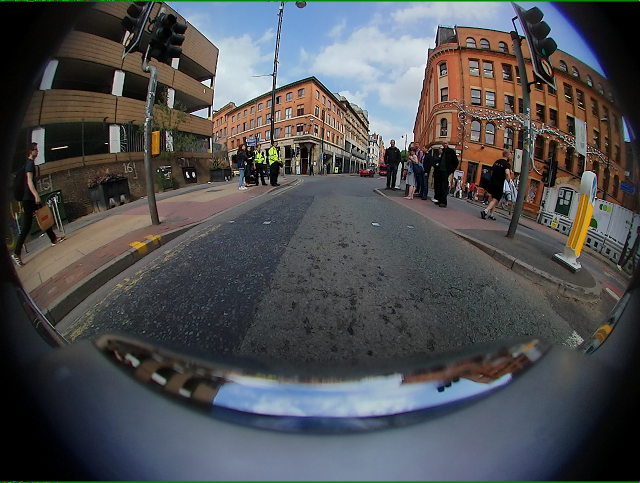
#> input picture fisheyes_v2/fisheye_motion_tracking/data/homework2/rgb_images/00006_FV.png, 1280 x 966 px, given in place of 00000_FV.png, which was not available (shown at 1/2 size)
$ python test_flow_detection.py
#> lines starting #> are read from the running program, lines starting #| are printed output that depends on the picture; after the words box and inside, x2 and y2 are one past the last pixel; in counts of white or black regions, pixels touching at a corner belong together; pictures that were not available may be replaced by others from this repository, and a replacement may not be noted
import cv2
import numpy as np
from pathlib import Path

DATA = Path(__file__).resolve().parents[1] / "data" / "homework2"


def detect_flow_mask(prev_gray, curr_gray, mag_thresh=2.5, kernel_size=9):
    flow = cv2.calcOpticalFlowFarneback(prev_gray, curr_gray, None, 0.5, 3, 15, 3, 5, 1.2, 0)
    mag = np.linalg.norm(flow, axis=2)
    _, mask = cv2.threshold(mag, mag_thresh, 255, cv2.THRESH_BINARY)
    mask = mask.astype(np.uint8)
    k = np.ones((kernel_size, kernel_size), np.uint8)
    mask = cv2.morphologyEx(mask, cv2.MORPH_OPEN, k)
    mask = cv2.morphologyEx(mask, cv2.MORPH_CLOSE, k)
    return mask


def detect_frame_diff(prev_gray, curr_gray, thresh=40, kernel_size=5):
    diff = cv2.absdiff(curr_gray, prev_gray)
    _, mask = cv2.threshold(diff, thresh, 255, cv2.THRESH_BINARY)
    k = np.ones((kernel_size, kernel_size), np.uint8)
    mask = cv2.morphologyEx(mask, cv2.MORPH_OPEN, k)
    mask = cv2.morphologyEx(mask, cv2.MORPH_CLOSE, k)
    return mask


def score(pred, gt_bin):
    p = pred > 0
    tp = (p & gt_bin).sum()
    fp = (p & ~gt_bin).sum()
    fn = (~p & gt_bin).sum()
    iou = tp / (tp + fp + fn) if (tp + fp + fn) > 0 else 0
    prec = tp / (tp + fp) if (tp + fp) > 0 else 0
    rec = tp / (tp + fn) if (tp + fn) > 0 else 0
    f1 = 2 * prec * rec / (prec + rec) if (prec + rec) > 0 else 0
    return iou, prec, rec, f1, tp, fp, fn


if __name__ == "__main__":
    frames = ["00000", "00001", "00002", "00003", "00004", "00005",
              "00006", "00007", "00013", "00016", "00039", "00041", "00053"]

    print(f"{'frame':>7} | {'Baseline (diff th=40)':>32} | {'Flow (mag>2.5 k9)':>32} |")
    print(f"{'':>7} | {'IoU':>6} {'Prec':>6} {'Rec':>6} {'F1':>6} | {'IoU':>6} {'Prec':>6} {'Rec':>6} {'F1':>6} | {'dF1':>7}")
    print("-" * 85)

    sum_b_f1 = 0
    sum_f_f1 = 0

    for fid in frames:
        c = cv2.imread(str(DATA / "rgb_images" / f"{fid}_FV.png"))
#> c is the input picture: shape (966, 1280, 3); mean B, G, R 81.5, 79.6, 78.8
        p = cv2.imread(str(DATA / "previous_images" / f"{fid}_FV_prev.png"))
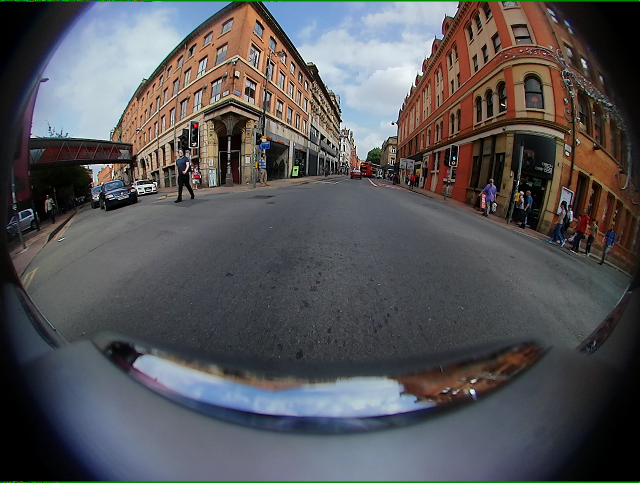
#> input picture fisheyes_v2/fisheye_motion_tracking/data/homework2/rgb_images/00007_FV.png, 1280 x 966 px, given in place of 00000_FV_prev.png, which was not available (shown at 1/2 size)
#> p is the input picture: shape (966, 1280, 3); mean B, G, R 87.6, 85, 86
        g = cv2.imread(str(DATA / "motion_annotation" / "GroudTruth" / f"{fid}_FV.png"), cv2.IMREAD_GRAYSCALE)
#> g: shape (966, 1280); min 0, max 255, mean 85.1
        gb = g > 0
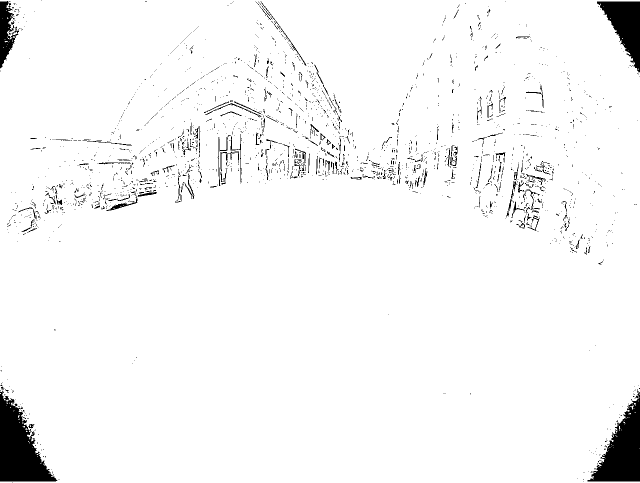
#> gb: shape (966, 1280) bool (shown at 1/2 size); 96.3% white; 2239 black regions (2051 under 20 px), largest, box (x1, y1, x2, y2) and area: (0, 781, 115, 963) 11012, (1175, 778, 1280, 963) 9322, (1194, 3, 1280, 145) 6068

        cg = cv2.cvtColor(c, cv2.COLOR_BGR2GRAY)
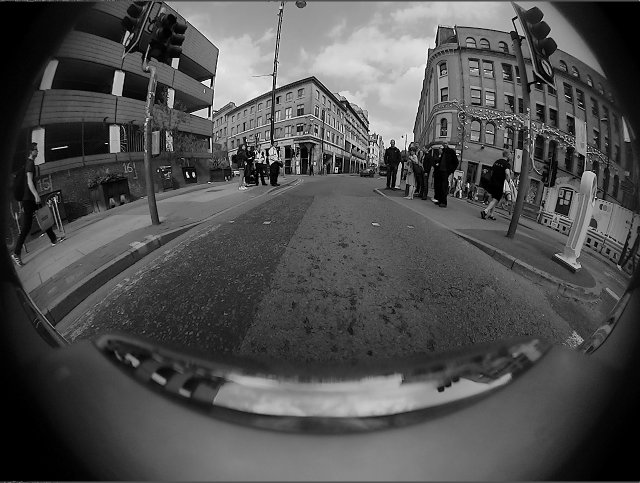
#> cg: shape (966, 1280) (shown at 1/2 size); min 0, max 255, mean 79.6
        pg = cv2.cvtColor(p, cv2.COLOR_BGR2GRAY)
        cg = cv2.GaussianBlur(cg, (5, 5), 0)
        pg = cv2.GaussianBlur(pg, (5, 5), 0)

        m1 = detect_frame_diff(pg, cg)
#> in detect_frame_diff, `diff = cv2.absdiff(curr_gray, prev_gray)`:
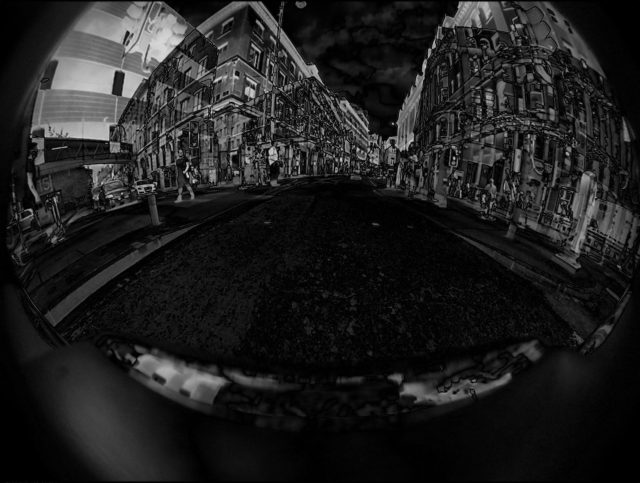
#> diff: shape (966, 1280) (shown at 1/2 size); min 0, max 217, mean 31.1
#> in detect_frame_diff, `_, mask = cv2.threshold(diff, thresh, 255, cv2.THRESH_BINARY)`: mask: shape (966, 1280); 25.4% white; 1400 white regions (953 under 20 px), largest, box (x1, y1, x2, y2) and area: (43, 2, 650, 393) 123161, (619, 2, 1048, 348) 22789, (125, 730, 314, 962) 22323
#> in detect_frame_diff, `mask = cv2.morphologyEx(mask, cv2.MORPH_OPEN, k)`: mask: shape (966, 1280); 20.9% white; 414 white regions, largest, box (x1, y1, x2, y2) and area: (48, 2, 398, 282) 58305, (128, 739, 308, 962) 21888, (1053, 321, 1265, 537) 13330
#> in detect_frame_diff, `mask = cv2.morphologyEx(mask, cv2.MORPH_CLOSE, k)`:
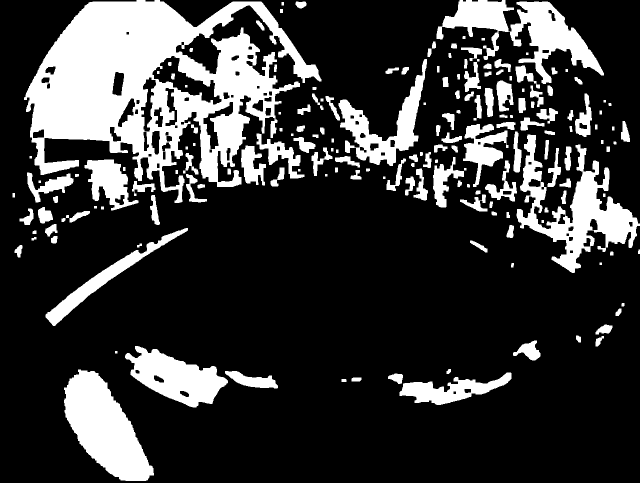
#> mask: shape (966, 1280) (shown at 1/2 size); 22% white; 183 white regions, largest, box (x1, y1, x2, y2) and area: (48, 0, 643, 406) 111767, (1033, 269, 1280, 546) 22100, (128, 739, 308, 962) 21943
        iou1, prec1, rec1, f1_1, _, _, _ = score(m1, gb)
#> in score, `tp = (p & gt_bin).sum()`: tp = 264507
#> in score, `fp = (p & ~gt_bin).sum()`: fp = 7280
#> in score, `fn = (~p & gt_bin).sum()`: fn = 925946
#> in score, `iou = tp / (tp + fp + fn) if (tp + fp + fn) > 0 else 0`: iou = 0.221
#> in score, `prec = tp / (tp + fp) if (tp + fp) > 0 else 0`: prec = 0.973
#> in score, `rec = tp / (tp + fn) if (tp + fn) > 0 else 0`: rec = 0.222
#> in score, `f1 = 2 * prec * rec / (prec + rec) if (prec + rec) > 0 else 0`: f1 = 0.362
#> iou1 = 0.221; prec1 = 0.973; rec1 = 0.222; f1_1 = 0.362

        m2 = detect_flow_mask(pg, cg, mag_thresh=2.5, kernel_size=9)
#> in detect_flow_mask, `mag = np.linalg.norm(flow, axis=2)`:
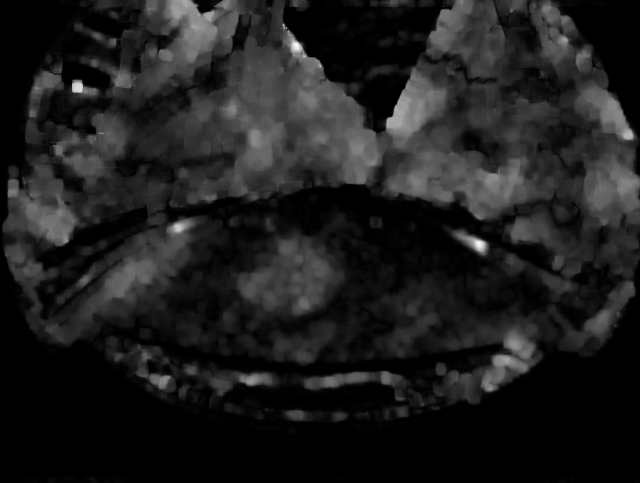
#> mag: shape (966, 1280) float32 (shown at 1/2 size); min 0, max 55.79, mean 6.6; drawn with min black and max white
#> in detect_flow_mask, `_, mask = cv2.threshold(mag, mag_thresh, 255, cv2.THRESH_BINARY)`: mask: shape (966, 1280) float32; 56.8% white; 151 black regions (72 under 20 px), largest, box (x1, y1, x2, y2) and area: (0, 0, 1280, 966) 352807, (324, 361, 1121, 632) 69951, (566, 0, 904, 265) 39526
#> in detect_flow_mask, `mask = cv2.morphologyEx(mask, cv2.MORPH_OPEN, k)`: mask: shape (966, 1280); 55.9% white; 77 black regions (19 under 20 px), largest, box (x1, y1, x2, y2) and area: (0, 0, 1280, 966) 365029, (324, 361, 1178, 660) 74121, (566, 0, 904, 265) 40253
#> in detect_flow_mask, `mask = cv2.morphologyEx(mask, cv2.MORPH_CLOSE, k)`:
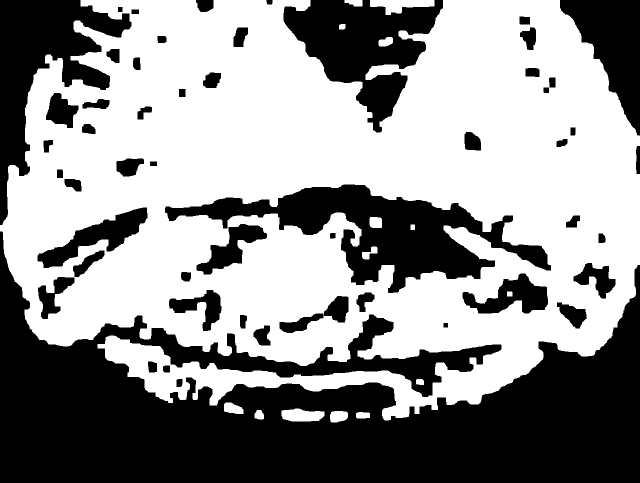
#> mask: shape (966, 1280) (shown at 1/2 size); 57% white; 54 black regions, largest, box (x1, y1, x2, y2) and area: (0, 463, 1280, 966) 314783, (330, 369, 1102, 586) 58206, (0, 0, 263, 450) 41759
        iou2, prec2, rec2, f1_2, _, _, _ = score(m2, gb)
#> iou2 = 0.57; prec2 = 0.977; rec2 = 0.578; f1_2 = 0.727

        sum_b_f1 += f1_1
#> sum_b_f1 = 0.362
        sum_f_f1 += f1_2
#> sum_f_f1 = 0.727

        print(f"{fid:>7} | {iou1:>6.3f} {prec1:>6.3f} {rec1:>6.3f} {f1_1:>6.3f} | "
              f"{iou2:>6.3f} {prec2:>6.3f} {rec2:>6.3f} {f1_2:>6.3f} | {f1_2 - f1_1:>+7.3f}")
#|   00000 |  0.221  0.973  0.222  0.362 |  0.570  0.977  0.578  0.727 |  +0.365
#> (the run stopped early here; a loop or call above may not have finished)
